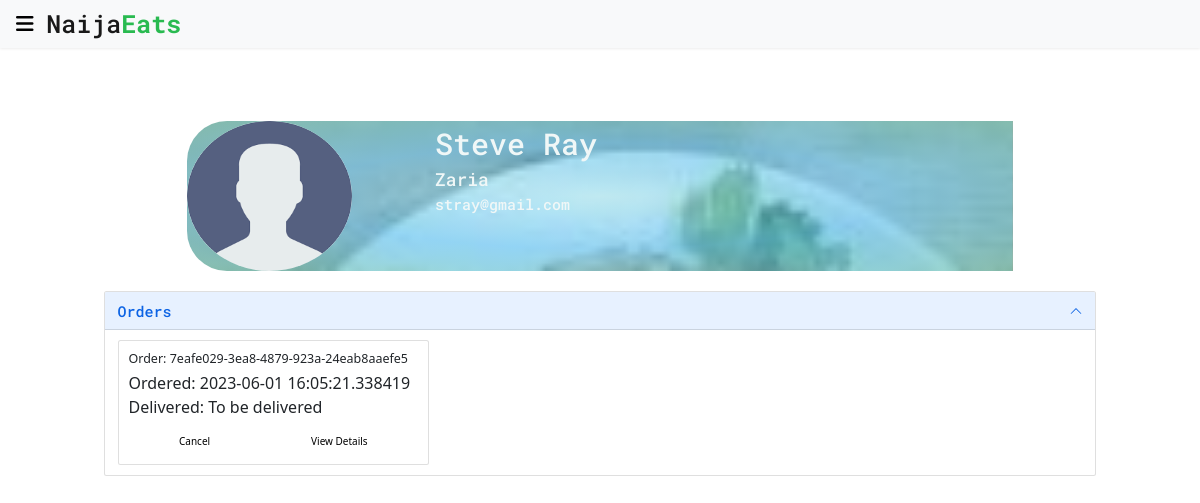
The app's page /profile/99a1fcee-1c3a-4b06-a07f-e4a6a0c39b02 (signed in), older data.
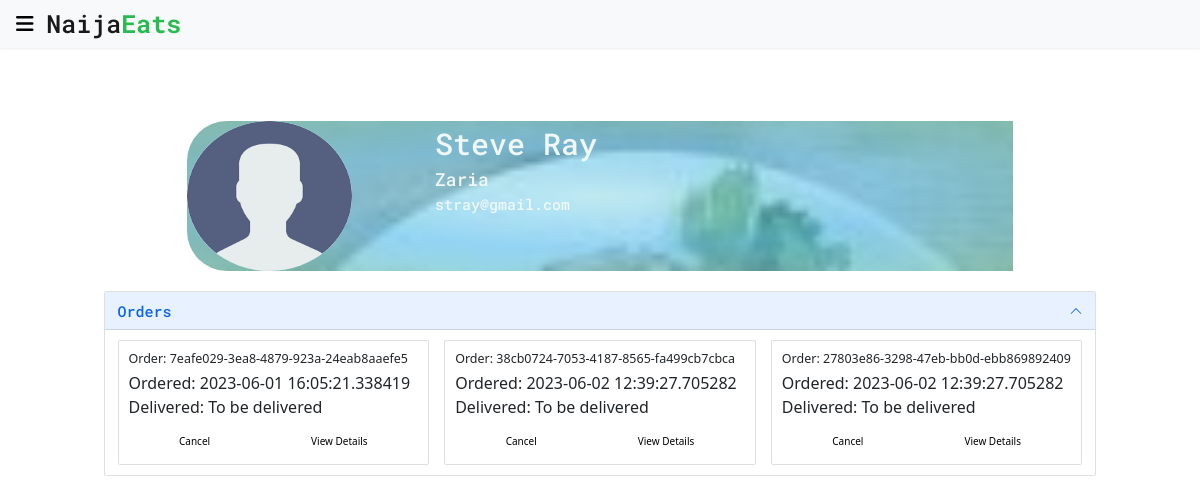
The same page, newer data.
### app/models/user.py (models this page shows, shortened)
class User(UserMixin, db.Model):
    id = db.Column(db.String(50), primary_key=True, default=generate_uuid)
    first_name = db.Column(db.String(70), nullable=True)
    last_name = db.Column(db.String(70), nullable=True)
    org_name = db.Column(db.String(70), nullable=True)
    image_url = db.Column(db.Text, nullable=False,
                          default='../static/images/sample_user.png')
    email = db.Column(db.String(150), nullable=False, unique=True)
    password = db.Column(db.String(100), nullable=False)
    is_business = db.Column(db.Boolean(), nullable=False, default=False)
    address = db.Column(db.Text, default='User Address Supposed To Go Here')
    city_id = db.Column(db.String(50), db.ForeignKey('city.id'),
                        nullable=False)
    menu = db.relationship('MenuItem', backref='restaurant', lazy=True)
    orders = db.relationship('PlacedOrder', backref='buyer', lazy=True)
    reviews = db.relationship('Review', backref='user', lazy=True)

### app/models/city.py (models this page shows, shortened)
class City(db.Model):
    id = db.Column(db.String(50), primary_key=True, default=generate_uuid)
    name = db.Column(db.String(30), nullable=False, unique=True)
    zip_code = db.Column(db.String(20))
    users = db.relationship('User', backref='city', lazy=True)

### app/models/placed_order.py (models this page shows, shortened)
class PlacedOrder(db.Model):
    id = db.Column(db.String(50), primary_key=True, default=generate_uuid)
    quantity = db.Column(db.Integer, nullable=False, default=0)
    order_date = db.Column(db.DateTime, nullable=False, default=datetime.now())
    delivery_date = db.Column(db.DateTime)
    delivery_address = db.Column(db.Text, )
    total_price = db.Column(db.Float)
    cancelled = db.Column(db.Boolean, default=False)
    delivered = db.Column(db.Boolean, default=False)
    user_id = db.Column(db.String(50), db.ForeignKey('user.id'),
                        nullable=True)
    reviews = db.relationship('Review', backref='order', lazy=True)
    menu = db.relationship('MenuItem', secondary='order_menuitem',
                           backref='orders')

### app/user/routes.py (the view)
@bp.route("/profile/<user_id>")
@login_required
def profile(user_id):
    user = User.query.get(user_id)
    if user.is_business:
        orders = []
        menu = MenuItem.query.all()
        for menu_item in menu:
            if menu_item.restaurant == user:
                orders.extend(menu_item.orders)
    else:
        orders = user.orders
    return render_template('profile.html', user=user, orders=orders)

### app/__init__.py (called while the page is built)
def create_app(config_class=Config):
    app = Flask(__name__)
    app.config.from_object(config_class)
    db.init_app(app=app)
    login_manager = LoginManager()
    login_manager.init_app(app)
    login_manager.login_view = 'user_bp.login'
    from app.main import bp as main_bp
    from app.user import bp as user_bp
    app.register_blueprint(main_bp)
    app.register_blueprint(user_bp)
    @login_manager.user_loader
    def load_user(user_id):
        return User.query.get(user_id)
    @app.route('/test/')
    def test_app():
        return '<h1>It seems the app is working well</h1>'
    return app

### app/templates/profile.html (shortened to what this page needs)
{% extends "base.html" %}
{% block content %}
{% include 'simple_nav.html' %}
<div class="profile-area">
  <div class="profile-header">
    <div class="profile-image">
      <img src="{{ user.image_url }}" alt="Image of a sample user profile">
    </div>
    <div class="profile-details">
      {% if user.is_business %}
      <span id="user_name">{{ user.org_name }}</span>
      {% else %}
      <span id="user_name">{{ user.first_name }} {{ user.last_name }}</span>
      {% endif %}
      <span id="user_city">{{ user.city.name }}</span>
      <span id="user_email">{{ user.email }}</span>
    </div>
  </div>
  <div class="profile-body">
    <div class="accordion" id="accordionExample">
      <div class="accordion-item">
        <h2 class="accordion-header" id="headingOne">
          <button class="accordion-button" type="button" data-bs-toggle="collapse" data-bs-target="#orderPane"
            aria-expanded="true" aria-controls="orderPane">
            <span class="accordion-header">Orders</span>
          </button>
        </h2>
        <div id="orderPane" class="accordion-collapse collapse show" aria-labelledby="headingOne"
          data-bs-parent="#accordionExample">
          <div class="accordion-body">
            {% if orders |length > 0 %}
            <div class="row">
              {% for order in orders %}
              <div class="col-sm-4">
                <div class="card">
                  <div class="card-body">
                    <h5 class="card-title">Order: {{ order.id }}</h5>
                    <p class="card-text">
                      <span>Ordered: {{ order.order_date }}</span><br>
                      <span>Delivered:
                        {% if order.delivered %}
                        {{ order.delivery_date }}
                        {% elif order.cancelled %}
                        Order Cancelled
                        {% else %}
                        To be delivered
                        {% endif %}
                      </span>
                    </p>
                    <div class="order-control">
                      {% if not order.delivered or not order.cancelled %}
                      {% if not user.is_business %}
                      <a href="#" class="btn">Cancel</a>
                      {% endif %}
                      {% endif %}
                      <a href="#" class="btn">View Details</a>
                    </div>
                  </div>
                </div>
              </div>
              {% endfor %}
            </div>
            {% else %}
            <b> Orders Associated With This User Will Appear Here </b>
            {% endif %}
          </div>
        </div>
      </div>
    </div>
  </div>
</div>
{% endblock %}

### app/templates/base.html (shortened to what this page needs)
<!doctype html>
<html lang="en">
<head>
    <link href="https://cdn.jsdelivr.net/npm/bootstrap@5.0.2/dist/css/bootstrap.min.css" rel="stylesheet"
>
    <link rel="stylesheet" href="{{ url_for('static', filename='style/main.css') }}">
    <link rel="stylesheet" href="{{ url_for('static', filename='style/cart.css') }}">
    <link rel="stylesheet" href="{{ url_for('static', filename='style/checkout.css') }}">
    <link rel="stylesheet" href="{{ url_for('static', filename='style/food-carousel.css') }}">
    <link rel="stylesheet" href="{{ url_for('static', filename='style/food-modal.css') }}">
</head>
<body>
    {% block content %}
    {% endblock %}
</body>
</html>

### app/templates/simple_nav.html (shortened to what this page needs)
<nav class="navbar fixed-top navbar-light bg-light shadow-sm">
    <div class="container-fluid">
        <div class="brand">
            <a class="btn" data-bs-toggle="offcanvas" href="#SimpleSideBar" role="button"
                aria-controls="offcanvasExample">
                <i class="fa-solid fa-bars bars"></i>
            </a>
            <a class="navbar-brand brand-name" href="#">Naija<span>Eats</span></a>
        </div>
    </div>
</nav>
<div class="spacer"></div>

### app/static/style/main.css (style rules this page uses)
* { margin: 0; padding: 0; box-sizing: border-box; }
html { font-size: 10px; }
body { position: relative; font-size: 1.6rem; padding: 10px; }
a, a:link, a:visited, a:active { color: black; text-decoration: none; }
.spacer { height: 5.6rem; }
.brand { height: fit-content; }
.brand-name { vertical-align: middle; font-size: 2.5rem; font-weight: 500; font-family: 'Roboto Mono', monospace; }
.brand-name > span { color: #29ba50; font-weight: 700; }
.bars { font-size: 2rem; vertical-align: middle; }
.profile-area { width: 90%; height: fit-content; margin: 5vh auto; padding: 1.5rem; }
.profile-header { width: 80%; margin: 0 auto; background-image: radial-gradient( ellipse, rgba(84, 213, 227, 0.3), rgba(105, 197, 240, 0.7), rgba(115, 199, 185, 0.7) ), url(../images/naijafoods.jpeg); background-repeat: no-repeat; background-size: 100%; background-position: top center; border-top-left-radius: 4rem; border-bottom-left-radius: 4rem; }
.profile-image { display: inline-block; width: 20%; height: fit-content; }
.profile-image img { width: 100%; height: 150px; border-radius: 50%; }
.profile-details { width: 70%; height: 50%; float: right; }
.profile-details span { display: block; font-family: 'Roboto Mono', monospace; font-weight: 500; color: #f0f7f7; }
.profile-details #user_name { font-size: 3rem; }
.profile-details #user_city { font-size: 1.8rem; }
.profile-details #user_email { font-size: 1.5rem; }
.profile-body { padding: 2rem; }
.profile-body .accordion-header { font-family: 'Roboto Mono', monospace; font-size: 1.5rem; font-weight: 500; }
.order-control { display: flex; flex-direction: row; justify-content: space-around; }

Row changes from the older to the newer data that the page shows:
added PlacedOrder: id "38cb0724-7053-4187-8565-fa499cb7cbca", order_date "2023-06-02 12:39:27.705282", delivered "To be delivered"
added PlacedOrder: id "27803e86-3298-47eb-bb0d-ebb869892409", order_date "2023-06-02 12:39:27.705282", delivered "To be delivered"
